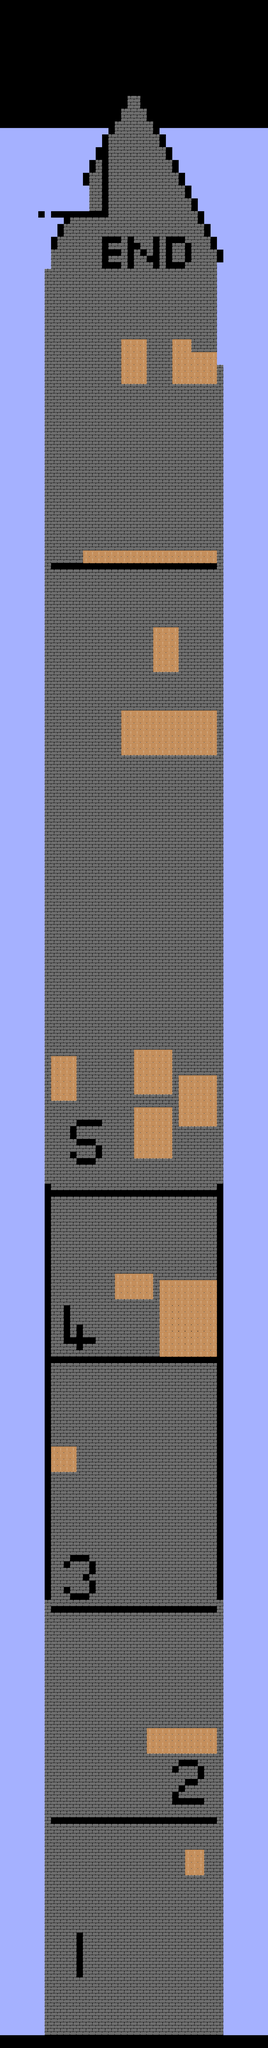

Tiled map render using the project's own tile images. Description and the map definition, with tile-layer contents summarised, below:
An orthogonal 42x320 tile map with 32x32 px tiles, 3 tile layers (Background, Geometry, NoItem), 3 tilesets and 215 objects (68x Floor, 67x Wall).

<map version="1.2" tiledversion="1.2.4" orientation="orthogonal" renderorder="right-down" width="42" height="320" tilewidth="32" tileheight="32" infinite="0" nextlayerid="32" nextobjectid="318">
 <tileset firstgid="1" source="tiles.tsx" />
 <tileset firstgid="5" source="boxItem_disabled_IMGP.tsx" />
 <tileset firstgid="6" source="box_IMGP.tsx" />
 <layer id="27" name="Background" width="42" height="320">
  <data>[13440 cells, 12404 non-empty, 2 distinct tile ids]</data>
 </layer>
 <layer id="28" name="Geometry" width="42" height="320" locked="1">
  <data>[13440 cells, 327 non-empty, 4 distinct tile ids]</data>
 </layer>
 <layer id="30" name="NoItem" width="42" height="320">
  <data>[13440 cells, 614 non-empty, 1 distinct tile ids]</data>
 </layer>
 <objectgroup color="#ff0000" id="23" name="NoItemZone">
  <object id="130" x="576" y="6368" width="192" height="128" />
  <object id="131" x="256" y="7232" width="128" height="128" />
  <object id="132" x="640" y="8320" width="96" height="128" />
  <object id="133" x="928" y="9248" width="96" height="128" />
  <object id="200" x="256" y="5280" width="128" height="224" />
  <object id="214" x="768" y="3136" width="128" height="224" />
  <object id="258" x="608" y="1696" width="128" height="224" />
  <object id="285" x="416" y="2720" width="672" height="96" />
  <object id="289" x="672" y="5536" width="192" height="256" />
  <object id="290" x="896" y="5376" width="192" height="256" />
  <object id="292" x="672" y="5248" width="192" height="224" />
  <object id="293" x="608" y="3552" width="480" height="224" />
  <object id="295" x="864" y="1696" width="96" height="224" />
  <object id="296" x="960" y="1760" width="128" height="160" />
  <object id="304" x="800" y="6400" width="288" height="384" />
  <object id="310" x="736" y="8640" width="352" height="128" />
 </objectgroup>
 <objectgroup color="#ffff7f" id="26" name="GoalTrampoline" locked="1">
  <object id="178" x="128" y="9984" width="32" height="32" rotation="90" />
  <object id="179" x="576" y="9984" width="32" height="32" rotation="90" />
  <object id="187" x="352" y="9984" width="32" height="32" rotation="90" />
  <object id="188" x="928" y="9824" width="32" height="32" rotation="90" />
  <object id="190" x="960" y="9984" width="32" height="32" rotation="90" />
 </objectgroup>
 <objectgroup color="#55ff7f" id="13" name="Item">
  <object id="55" x="480" y="7584" width="32" height="32">
   <properties>
    <property name="amount" type="int" value="50" />
    <property name="item_type" value="trampoline" />
   </properties>
  </object>
  <object id="62" x="992" y="9824" width="32" height="32">
   <properties>
    <property name="amount" type="int" value="15" />
    <property name="item_type" value="ladder" />
   </properties>
  </object>
  <object id="98" x="384" y="8576" width="32" height="32">
   <properties>
    <property name="amount" type="int" value="1" />
    <property name="item_type" value="umbrella" />
   </properties>
  </object>
  <object id="123" x="640" y="6304" width="32" height="32">
   <properties>
    <property name="amount" type="int" value="15" />
    <property name="item_type" value="stop_sign" />
   </properties>
  </object>
  <object id="208" x="512" y="5472" width="32" height="32">
   <properties>
    <property name="amount" type="int" value="50" />
    <property name="item_type" value="jetpack" />
   </properties>
  </object>
  <object id="215" x="992" y="3168" width="32" height="32">
   <properties>
    <property name="amount" type="int" value="5" />
    <property name="item_type" value="deflator" />
   </properties>
  </object>
  <object id="300" x="480" y="1888" width="32" height="32">
   <properties>
    <property name="amount" type="int" value="50" />
    <property name="item_type" value="tnt" />
   </properties>
  </object>
  <object id="313" x="256" y="3296" width="32" height="32">
   <properties>
    <property name="amount" type="int" value="5" />
    <property name="item_type" value="inflator" />
   </properties>
  </object>
 </objectgroup>
 <objectgroup color="#aaffff" id="18" name="Goal" locked="1">
  <object id="63" x="176" y="1024" width="32" height="32" />
 </objectgroup>
 <objectgroup id="2" name="Static">
  <object id="1" type="Floor" x="0" y="10016" width="1120" height="32" />
  <object id="3" type="Wall" x="224" y="1312" width="32" height="8320" />
  <object id="4" type="Floor" x="736" y="9856" width="352" height="32" />
  <object id="6" type="Wall" x="1088" y="1312" width="32" height="8704" />
  <object id="8" type="Floor" x="256" y="9600" width="384" height="32" />
  <object id="9" type="Floor" x="512" y="9408" width="224" height="32" />
  <object id="11" type="Floor" x="256" y="9088" width="832" height="32" />
  <object id="21" type="Wall" x="0" y="8352" width="32" height="1664" />
  <object id="23" type="Wall" x="896" y="9216" width="32" height="160" />
  </objectgroup>
 <objectgroup color="#ffff7f" id="4" name="Spawner">
  <!-- 48 objects omitted --></objectgroup>
 <objectgroup color="#ff5500" id="14" name="Trigger" locked="1">
  <!-- 40 objects omitted --></objectgroup>
 <objectgroup color="#ffaa00" id="15" name="Teleporter" locked="1">
  <!-- 26 objects omitted --></objectgroup>
 <objectgroup color="#0055ff" id="5" name="Ladder">
  <!-- 12 objects omitted --></objectgroup>
</map>
<!-- 176 of 215 objects omitted -->